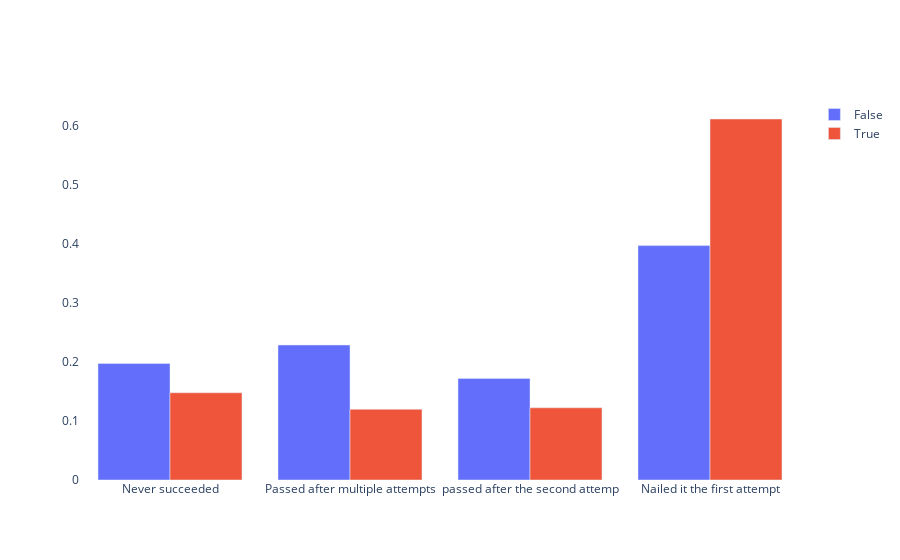

Notebook code cell kept with this figure:
### Code cell
traces=[]
#colors = ['darkturquoise', 'darkturquoise','darkturquoise', 'darkturquoise' ]
for x, g in compare_within_paths.groupby('Linear or Non-Linear'):
    traces.append(go.Bar(x=g.variable, y=g.value, name=x))

fig = go.Figure(data=traces)
fig.update_layout(dict(paper_bgcolor='rgba(0,0,0,0)',plot_bgcolor='rgba(0,0,0,0)'))
fig.update_traces(marker=dict(size=16,line=dict(width=2,color='black')),selector=dict(mode='markers'))
#fig.update_traces(marker_color=colors)

### Figure 1 — Plotly figure (JSON) as saved in the notebook; plotly's stock layout.template omitted (floating-point values rounded to 4 significant figures)
{"data": [{"name": "False", "type": "bar", "x": ["Never succeeded", "Passed after multiple attempts", "passed after the second attemp", "Nailed it the first attempt"], "y": [0.197, 0.2284, 0.1719, 0.3965]}, {"name": "True", "type": "bar", "x": ["Never succeeded", "Passed after multiple attempts", "passed after the second attemp", "Nailed it the first attempt"], "y": [0.1476, 0.1196, 0.1221, 0.6107]}], "layout": {"paper_bgcolor": "rgba(0,0,0,0)", "plot_bgcolor": "rgba(0,0,0,0)"}}
